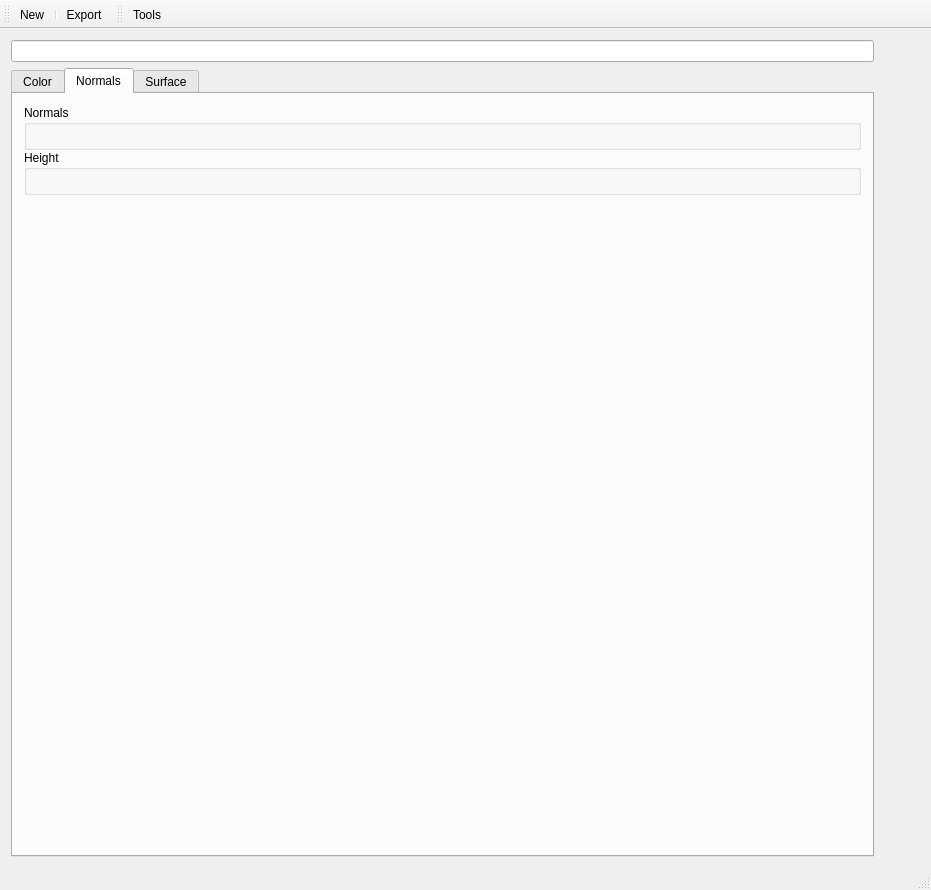
<?xml version="1.0" encoding="UTF-8"?>
<ui version="4.0">
 <class>Main_window</class>
 <widget class="QMainWindow" name="Main_window">
  <property name="geometry">
   <rect>
    <x>0</x>
    <y>0</y>
    <width>931</width>
    <height>890</height>
   </rect>
  </property>
  <property name="windowTitle">
   <string>Gauze</string>
  </property>
  <property name="windowIcon">
   <iconset resource="../Resources.qrc">
    <normaloff>:/GUI/GUI/Fabric_icon.png</normaloff>:/GUI/GUI/Fabric_icon.png</iconset>
  </property>
  <widget class="QWidget" name="centralWidget">
   <layout class="QHBoxLayout" name="horizontalLayout">
    <item>
     <layout class="QVBoxLayout" name="verticalLayout_13">
      <item>
       <widget class="QLineEdit" name="material_name_line_edit_"/>
      </item>
      <item>
       <widget class="QTabWidget" name="tabWidget">
        <property name="currentIndex">
         <number>1</number>
        </property>
        <widget class="QWidget" name="tab">
         <attribute name="title">
          <string>Color</string>
         </attribute>
         <layout class="QVBoxLayout" name="verticalLayout">
          <property name="spacing">
           <number>0</number>
          </property>
          <item>
           <widget class="QGroupBox" name="groupBox">
            <property name="title">
             <string>Color</string>
            </property>
            <layout class="QHBoxLayout" name="horizontalLayout_6">
             <item>
              <widget class="Image_controls" name="color_image_controls_" native="true"/>
             </item>
            </layout>
           </widget>
          </item>
          <item>
           <widget class="QGroupBox" name="groupBox_2">
            <property name="title">
             <string>Opacity</string>
            </property>
            <layout class="QHBoxLayout" name="horizontalLayout_7">
             <item>
              <widget class="Image_controls" name="opacity_image_controls_" native="true"/>
             </item>
            </layout>
           </widget>
          </item>
          <item>
           <widget class="QGroupBox" name="groupBox_4">
            <property name="title">
             <string>Emissive</string>
            </property>
            <layout class="QHBoxLayout" name="horizontalLayout_8">
             <item>
              <widget class="Image_controls" name="emissive_image_controls_" native="true"/>
             </item>
            </layout>
           </widget>
          </item>
         </layout>
        </widget>
        <widget class="QWidget" name="tab_2">
         <attribute name="title">
          <string>Normals</string>
         </attribute>
         <layout class="QVBoxLayout" name="verticalLayout_2">
          <property name="spacing">
           <number>0</number>
          </property>
          <item>
           <widget class="QGroupBox" name="groupBox_3">
            <property name="title">
             <string>Normals</string>
            </property>
            <layout class="QHBoxLayout" name="horizontalLayout_5">
             <item>
              <widget class="Image_controls" name="normals_image_controls_" native="true"/>
             </item>
            </layout>
           </widget>
          </item>
          <item>
           <widget class="QGroupBox" name="groupBox_8">
            <property name="title">
             <string>Height</string>
            </property>
            <layout class="QHBoxLayout" name="horizontalLayout_9">
             <item>
              <widget class="Image_controls" name="height_image_controls_" native="true"/>
             </item>
            </layout>
           </widget>
          </item>
          <item>
           <spacer name="verticalSpacer">
            <property name="orientation">
             <enum>Qt::Vertical</enum>
            </property>
            <property name="sizeHint" stdset="0">
             <size>
              <width>20</width>
              <height>40</height>
             </size>
            </property>
           </spacer>
          </item>
         </layout>
        </widget>
        <widget class="QWidget" name="tab_3">
         <attribute name="title">
          <string>Surface</string>
         </attribute>
         <layout class="QVBoxLayout" name="verticalLayout_3">
          <property name="spacing">
           <number>0</number>
          </property>
          <item>
           <widget class="QGroupBox" name="groupBox_5">
            <property name="title">
             <string>Metallic</string>
            </property>
            <layout class="QHBoxLayout" name="horizontalLayout_2">
             <item>
              <widget class="Image_controls" name="metallic_image_controls_" native="true"/>
             </item>
            </layout>
           </widget>
          </item>
          <item>
           <widget class="QGroupBox" name="groupBox_6">
            <property name="title">
             <string>Roughness</string>
            </property>
            <layout class="QHBoxLayout" name="horizontalLayout_3">
             <item>
              <widget class="Image_controls" name="roughness_image_controls_" native="true"/>
             </item>
            </layout>
           </widget>
          </item>
          <item>
           <widget class="QGroupBox" name="groupBox_7">
            <property name="title">
             <string>Cavity</string>
            </property>
            <layout class="QHBoxLayout" name="horizontalLayout_4">
             <item>
              <widget class="Image_controls" name="cavity_image_controls_" native="true"/>
             </item>
            </layout>
           </widget>
          </item>
         </layout>
        </widget>
       </widget>
      </item>
     </layout>
    </item>
    <item>
     <layout class="QVBoxLayout" name="verticalLayout_7">
      <item>
       <widget class="QPushButton" name="export_button_">
        <property name="toolTip">
         <string>Export</string>
        </property>
        <property name="text">
         <string/>
        </property>
        <property name="icon">
         <iconset resource="../Resources.qrc">
          <normaloff>:/GUI/GUI/Export_icon.png</normaloff>:/GUI/GUI/Export_icon.png</iconset>
        </property>
        <property name="iconSize">
         <size>
          <width>64</width>
          <height>64</height>
         </size>
        </property>
        <property name="flat">
         <bool>true</bool>
        </property>
       </widget>
      </item>
     </layout>
    </item>
   </layout>
  </widget>
  <widget class="QMenuBar" name="menuBar">
   <property name="geometry">
    <rect>
     <x>0</x>
     <y>0</y>
     <width>931</width>
     <height>21</height>
    </rect>
   </property>
  </widget>
  <widget class="QToolBar" name="file_tool_bar_">
   <property name="iconSize">
    <size>
     <width>32</width>
     <height>32</height>
    </size>
   </property>
   <attribute name="toolBarArea">
    <enum>TopToolBarArea</enum>
   </attribute>
   <attribute name="toolBarBreak">
    <bool>false</bool>
   </attribute>
   <addaction name="new_material_action_"/>
   <addaction name="separator"/>
   <addaction name="export_action_"/>
  </widget>
  <widget class="QStatusBar" name="status_bar_"/>
  <widget class="QToolBar" name="settings_tool_bar_">
   <property name="windowTitle">
    <string>toolBar</string>
   </property>
   <property name="iconSize">
    <size>
     <width>32</width>
     <height>32</height>
    </size>
   </property>
   <attribute name="toolBarArea">
    <enum>TopToolBarArea</enum>
   </attribute>
   <attribute name="toolBarBreak">
    <bool>false</bool>
   </attribute>
   <addaction name="open_settings_action_"/>
  </widget>
  <action name="open_settings_action_">
   <property name="icon">
    <iconset resource="../Resources.qrc">
     <normaloff>:/GUI/GUI/Settings_icon.png</normaloff>:/GUI/GUI/Settings_icon.png</iconset>
   </property>
   <property name="text">
    <string>Tools</string>
   </property>
   <property name="toolTip">
    <string>Open Settings</string>
   </property>
  </action>
  <action name="new_material_action_">
   <property name="icon">
    <iconset resource="../Resources.qrc">
     <normaloff>:/GUI/GUI/File_icon.png</normaloff>:/GUI/GUI/File_icon.png</iconset>
   </property>
   <property name="text">
    <string>New</string>
   </property>
   <property name="toolTip">
    <string>Create new material</string>
   </property>
  </action>
  <action name="export_action_">
   <property name="icon">
    <iconset resource="../Resources.qrc">
     <normaloff>:/GUI/GUI/Export_icon.png</normaloff>:/GUI/GUI/Export_icon.png</iconset>
   </property>
   <property name="text">
    <string>Export</string>
   </property>
   <property name="toolTip">
    <string>Export current material</string>
   </property>
  </action>
 </widget>
 <layoutdefault spacing="6" margin="11"/>
 <customwidgets>
  <customwidget>
   <class>Image_controls</class>
   <extends>QWidget</extends>
   <header>Image_controls.hpp</header>
   <container>1</container>
  </customwidget>
 </customwidgets>
 <resources>
  <include location="../Resources.qrc"/>
 </resources>
 <connections/>
</ui>
